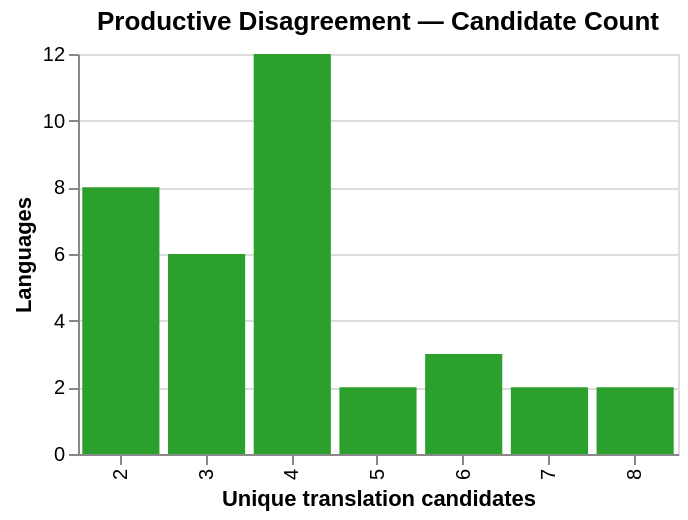

Write notebook code for a chart like this one.
### Code cell
# Productive disagreement: how many unique translations per language?
prod_unique = (
    productive.groupby('n_unique_raw')
    .size()
    .reset_index(name='n_languages')
)

alt.Chart(prod_unique).mark_bar(color=CATEGORY_COLOURS['PRODUCTIVE_DISAGREEMENT']).encode(
    x=alt.X('n_unique_raw:O', title='Unique translation candidates'),
    y=alt.Y('n_languages:Q', title='Languages'),
    tooltip=['n_unique_raw:O', 'n_languages:Q']
).properties(
    width=300, height=200,
    title='Productive Disagreement — Candidate Count'
)

### Figure 1 — Vega specification as saved in the notebook (floating-point values rounded to 4 significant figures)
{"$schema": "https://vega.github.io/schema/vega/v6.json", "data": [{"name": "source_0", "values": [{"n_languages": 8, "n_languages_end": 8.0, "n_languages_start": 0.0, "n_unique_raw": 2}, {"n_languages": 6, "n_languages_end": 6.0, "n_languages_start": 0.0, "n_unique_raw": 3}, {"n_languages": 12, "n_languages_end": 12.0, "n_languages_start": 0.0, "n_unique_raw": 4}, {"n_languages": 2, "n_languages_end": 2.0, "n_languages_start": 0.0, "n_unique_raw": 5}, {"n_languages": 3, "n_languages_end": 3.0, "n_languages_start": 0.0, "n_unique_raw": 6}, {"n_languages": 2, "n_languages_end": 2.0, "n_languages_start": 0.0, "n_unique_raw": 7}, {"n_languages": 2, "n_languages_end": 2.0, "n_languages_start": 0.0, "n_unique_raw": 8}]}, {"name": "source_0_x_domain_n_unique_raw", "values": [{"n_unique_raw": 2}, {"n_unique_raw": 3}, {"n_unique_raw": 4}, {"n_unique_raw": 5}, {"n_unique_raw": 6}, {"n_unique_raw": 7}, {"n_unique_raw": 8}]}], "marks": [{"type": "rect", "name": "marks", "from": {"data": "source_0"}, "encode": {"update": {"x": {"field": "n_unique_raw", "scale": "x"}, "fill": {"value": "#2ca02c"}, "width": {"signal": "max(0.25, bandwidth('x'))"}, "y": {"field": "n_languages_end", "scale": "y"}, "tooltip": {"signal": "{\"n_unique_raw\": isValid(datum[\"n_unique_raw\"]) ? datum[\"n_unique_raw\"] : \"\"+datum[\"n_unique_raw\"], \"n_languages\": format(datum[\"n_languages\"], \"\")}"}, "y2": {"field": "n_languages_start", "scale": "y"}}}, "style": ["bar"]}], "scales": [{"name": "x", "type": "band", "domain": {"data": "source_0_x_domain_n_unique_raw", "field": "n_unique_raw", "sort": true}, "range": [0, {"signal": "width"}], "paddingInner": 0.1, "paddingOuter": 0.05}, {"name": "y", "type": "linear", "domain": {"data": "source_0", "fields": ["n_languages_start", "n_languages_end"]}, "range": [{"signal": "height"}, 0], "nice": true, "zero": true}], "axes": [{"scale": "y", "orient": "left", "ticks": false, "minExtent": 0, "grid": true, "aria": false, "domain": false, "zindex": 0, "maxExtent": 0, "gridScale": "x", "labels": false, "tickCount": {"signal": "ceil(height/40)"}}, {"scale": "x", "grid": false, "title": "Unique translation candidates", "labelBaseline": "middle", "labelAlign": "right", "labelAngle": 270, "zindex": 0, "orient": "bottom"}, {"scale": "y", "zindex": 0, "tickCount": {"signal": "ceil(height/40)"}, "title": "Languages", "labelOverlap": true, "orient": "left", "grid": false}], "title": {"text": "Productive Disagreement — Candidate Count", "frame": "group"}, "padding": 5, "background": "white", "style": "cell", "height": 200, "width": 300}
